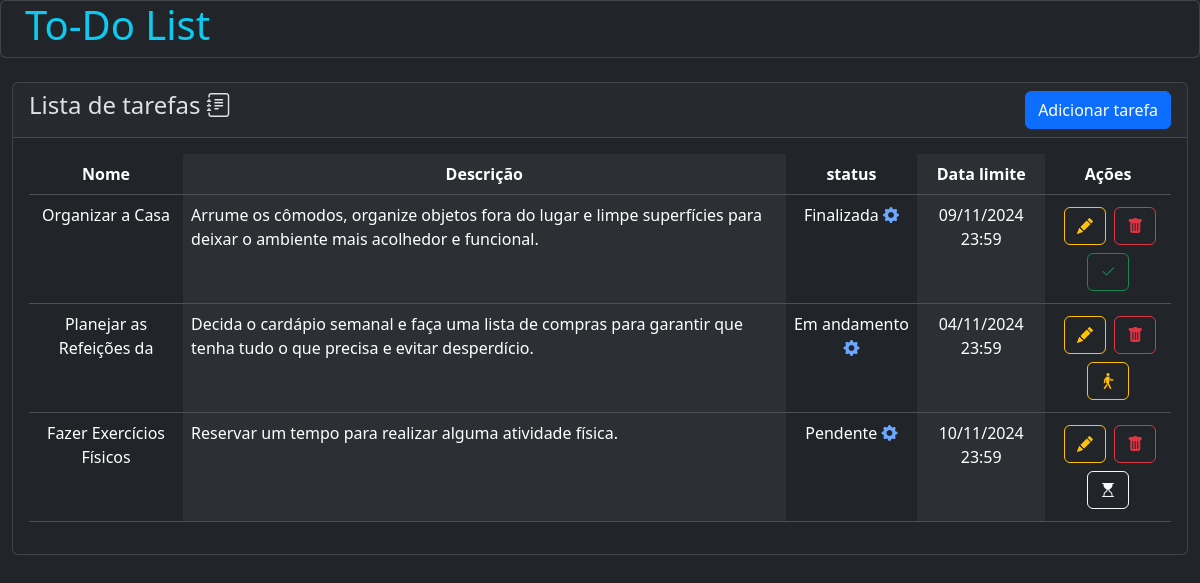
The page / on the database its author committed.
### tables this page shows
CREATE TABLE `tarefas` (
  `id` int(11) NOT NULL,
  `nome` varchar(25) NOT NULL,
  `descricao` text DEFAULT NULL,
  `situacao` int(1) NOT NULL,
  `data_limite` datetime DEFAULT NULL
);

### acoesToDo.php (called while the page is built, shortened)
<?php
function mostrarStatus($situacao){
    if ($situacao == 0){
        return "Pendente";
    }
    elseif ($situacao == 1){
        return "Em andamento";
    }
    else{
        return "Finalizada";
    }
}
?>

### index.php (the view, shortened to what this page needs)
<?php
require_once 'acoesToDo.php';
require_once "conexao_tarefas.php";
$sql = "SELECT * FROM tarefas";
$tarefas = mysqli_query($conexao,$sql);
?>
<!DOCTYPE html>
<html lang="pt-br">
<head>
    <link href="https://cdn.jsdelivr.net/npm/bootstrap@5.3.3/dist/css/bootstrap.min.css" rel="stylesheet">
    <link rel="stylesheet" href="https://cdn.jsdelivr.net/npm/bootstrap-icons@1.11.3/font/bootstrap-icons.min.css">
</head>
<body class="dropdown" data-bs-theme="dark">
    <div class="card px-4">
        <div>
            <h1 class="card-title text-info">To-Do List</h1>
        </div>
    </div>
    <div class="container-fluid mt-4">
        <div class="row">
            <div class="col-md-12">
                <div class="card">
                    <div class="card-header">
                        <h4>
                            Lista de tarefas <i class="bi bi-journal-text"></i>
                            <a href="criar_tarefas.php" class="btn btn-primary float-end">Adicionar tarefa</a>
                        </h4>
                    </div>
                    <div class="card-body">
                        <table class="table table-dark table-striped-columns">
                            <thead>
                                <tr class="grid text-center">
                                    <th>Nome</th>
                                    <th>Descrição</th>
                                    <th>status</th>
                                    <th>Data limite</th>
                                    <th>Ações</th>
                                </tr>
                            </thead>
                            <tbody>
                                <?php
                                foreach ($tarefas as $tarefa):
                                ?>
                                <td class="grid text-center"><?=$tarefa['nome']?></td>
                                <td><?=$tarefa['descricao']?></td>
                                <td class="grid text-center"><?= mostrarStatus($tarefa['situacao']);?>
                                <a href="editar_tarefa.php?id=<?=$tarefa['id']?>"><i class="bi bi-gear-fill"></i></a>
                                </td>
                                <td class="grid text-center"><?php
                                echo date('d/m/Y H:i', strtotime($tarefa['data_limite']));
                                ?></td>
                                <td class="grid text-center">
                                    <a href="editar_tarefa.php?id=<?=$tarefa['id']?>" class="btn btn-outline-warning m-1"><i class="bi bi-pencil-fill"></i></a>
                                    <form action="acoesToDo.php" method="get" class="d-inline">
                                        <button onclick="return confirm('Tem certeza que deseja excluir?')" name="deletar_tarefa" type="submit" value="<?=$tarefa['id']?>" class="btn btn-outline-danger"><i class="bi bi-trash-fill"></i></button>
                                    </form>
                                    <?php if (mostrarStatus($tarefa['situacao']) == 'Pendente'):?>
                                        <form action="acoesToDo.php" method="GET" class="d-inline">
                                            <button onclick="return confirm('Mudar o status da tarefa?')"name="mudarSituacao" type="submit" value="<?=$tarefa['id']?>" class="btn btn-outline-light m-1"><i class="bi bi-hourglass-top"></i></button>
                                        </form>
                                    <?php
                                    endif;
                                    ?>
                                    <?php if (mostrarStatus($tarefa['situacao']) == 'Finalizada'):?>
                                        <form action="acoesToDo.php" method="GET" class="d-inline">
                                            <button onclick="return confirm('Mudar o status da tarefa?')" name="mudarSituacao" type="submit" value="<?=$tarefa['id']?>" class="btn btn-outline-success m-1"><i class="bi bi-check2"></i></button>
                                        </form>
                                    <?php
                                    endif;
                                    ?>
                                    <?php if (mostrarStatus($tarefa['situacao']) == 'Em andamento'):?>
                                        <form action="acoesToDo.php" method="GET" class="d-inline">
                                            <button onclick="return confirm('Mudar o status da tarefa?')" name="mudarSituacao" type="submit" value="<?=$tarefa['id']?>" class="btn btn-outline-warning m-1"><i class="bi bi-person-walking"></i></button>
                                        </form>
                                    <?php
                                    endif;
                                    ?>
                                </td>
                            </tbody>
                            <?php
                            endforeach
                            ?>
                        </table>
                    </div>
                </div>
            </div>
        </div>
    </div>
</body>
</html>

### rows shown on the page
tarefas: nome "Organizar a Casa", descricao "Arrume os cômodos, organize objetos fora do lugar e limpe superfícies para deixar o ambiente mais acolhedor e funcional.", situacao "Finalizada", data_limite "09/11/2024 23:59", $tarefa['id'] 8 (drawn)
tarefas: nome "Planejar as Refeições da", descricao "Decida o cardápio semanal e faça uma lista de compras para garantir que tenha tudo o que precisa e evitar desperdício.", situacao "Em andamento", data_limite "04/11/2024 23:59", $tarefa['id'] 9 (drawn)
tarefas: nome "Fazer Exercícios Físicos", descricao "Reservar um tempo para realizar alguma atividade física.", situacao "Pendente", data_limite "10/11/2024 23:59", $tarefa['id'] 10 (drawn)
